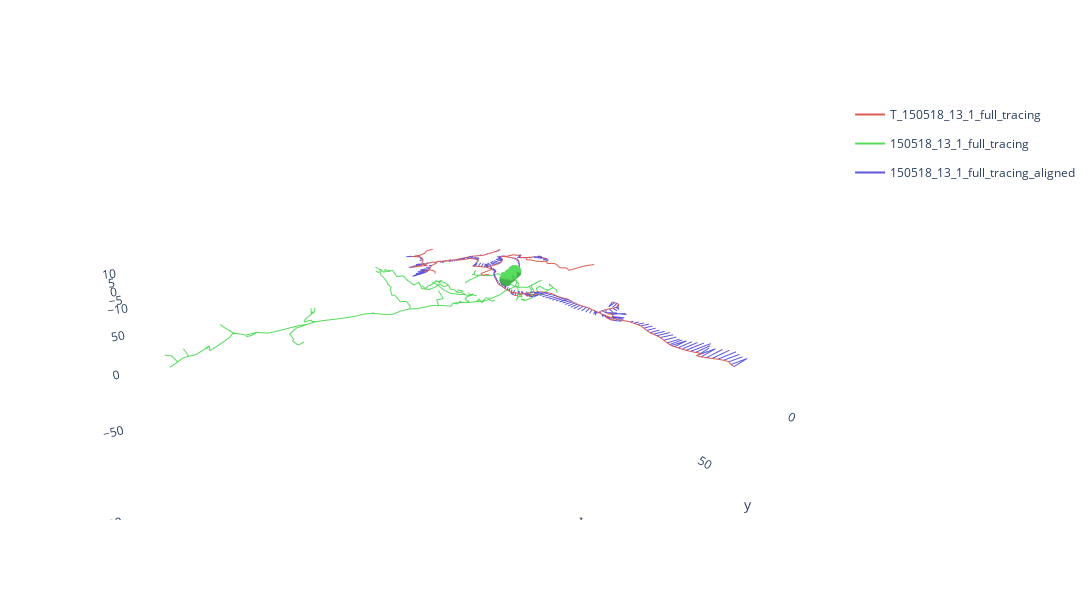

Here is the notebook cell this chart was saved with:
### Code cell
#showing progression 
orig = navis.TreeNeuron('/Users/anca/Desktop/sorted_neurons/T_150518_13_1_full_tracing.swc')
downloaded = navis.TreeNeuron('/Users/anca/Downloads/baier/CNG_version/150518_13_1_full_tracing.CNG.swc')
prepr = navis.TreeNeuron('/Users/anca/Downloads/baier/CNG_version/150518_13_1_full_tracing_preprocessed.CNG.swc')
sort = navis.TreeNeuron('/Users/anca/Downloads/baier/CNG_version/150518_13_1_full_tracing_preprocessed_sorted.CNG.swc')
invp = navis.TreeNeuron('/Users/anca/Downloads/baier/CNG_version/150518_13_1_full_tracing_preprocessed_sorted_invp.CNG.swc')
align = navis.TreeNeuron('/Users/anca/Downloads/baier/CNG_version/150518_13_1_full_tracing_aligned.CNG.swc')

# orig.plot3d()
# sort.plot3d()
# invp.plot3d()


new_nl = navis.NeuronList([orig, downloaded, align])

new_nl.plot3d()

### Figure 1 — Plotly figure (JSON) as saved in the notebook; plotly's stock layout.template omitted (floating-point values rounded to 4 significant figures; data arrays with more than 128 entries replaced by an {"elided": "..."} marker saying what was removed)
{"data": [{"hoverinfo": "none", "legendgroup": "8bdc343d-c8b3-4277-a09e-cfd4570059cf", "line": {"color": "rgb(219,94,86)", "width": 2}, "mode": "lines", "name": "T_150518_13_1_full_tracing", "showlegend": true, "type": "scatter3d", "x": {"elided": "393 float values"}, "y": {"elided": "393 float values"}, "z": {"elided": "393 float values"}}, {"hoverinfo": "none", "legendgroup": "d66eac21-9e02-4db6-baf2-12598bb22aa5", "line": {"color": "rgb(86,219,94)", "width": 2}, "mode": "lines", "name": "150518_13_1_full_tracing", "showlegend": true, "type": "scatter3d", "x": {"elided": "323 float values"}, "y": {"elided": "323 float values"}, "z": {"elided": "323 float values"}}, {"alphahull": 0.5, "color": "rgb(86,219,94)", "hoverinfo": "name", "legendgroup": "d66eac21-9e02-4db6-baf2-12598bb22aa5", "showlegend": false, "type": "mesh3d", "x": [0.9395, -1.841, 1.415, 0.2883, -2.301, 3.329, -2.573, 0.2626, 2.411, -3.953, 3.425, -1.017, -2.019, 4.046, -3.947, 1.756, 1.351, -3.706, 4.071, -2.303, -0.5819, 3.007, 3.652, -3.037, 0.9424, 1.35, -2.571, 2.22, -0.836, -0.3041], "y": [-4.159, -3.873, -3.586, -3.299, -3.012, -2.725, -2.438, -2.151, -1.865, -1.578, -1.291, -1.004, -0.7171, -0.4303, -0.1434, 0.1434, 0.4303, 0.7171, 1.004, 1.291, 1.578, 1.865, 2.151, 2.438, 2.725, 3.012, 3.299, 3.586, 3.873, 4.159], "z": [0.5754, 0.3581, -1.912, 2.747, -2.037, -0.05664, 2.439, -3.717, 3.037, -0.6301, -2.262, 4.058, -3.731, 1.4, 1.708, -3.925, 4.063, -2.065, -0.9678, 3.397, -3.961, 2.448, 0.7381, 1.83, -3.194, 2.761, -1.01, -0.8538, 1.679, -1.059]}, {"alphahull": 0.5, "color": "rgb(86,219,94)", "hoverinfo": "name", "legendgroup": "d66eac21-9e02-4db6-baf2-12598bb22aa5", "showlegend": false, "type": "mesh3d", "x": [1.979, -0.801, 2.455, 1.328, -1.261, 4.369, -1.533, 1.303, 3.451, -2.913, 4.465, 0.0227, -0.9792, 5.086, -2.907, 2.796, 2.391, -2.666, 5.111, -1.263, 0.4581, 4.047, 4.692, -1.997, 1.982, 2.39, -1.531, 3.26, 0.204, 0.7359], "y": [-8.029, -7.743, -7.456, -7.169, -6.882, -6.595, -6.308, -6.021, -5.735, -5.448, -5.161, -4.874, -4.587, -4.3, -4.013, -3.727, -3.44, -3.153, -2.866, -2.579, -2.292, -2.005, -1.719, -1.432, -1.145, -0.8581, -0.5712, -0.2843, 0.002502, 0.2894], "z": [2.115, 1.898, -0.3719, 4.287, -0.4968, 1.483, 3.979, -2.177, 4.577, 0.9099, -0.7216, 5.598, -2.191, 2.94, 3.248, -2.385, 5.603, -0.5245, 0.5722, 4.937, -2.421, 3.988, 2.278, 3.37, -1.654, 4.301, 0.5295, 0.6862, 3.219, 0.4811]}, {"alphahull": 0.5, "color": "rgb(86,219,94)", "hoverinfo": "name", "legendgroup": "d66eac21-9e02-4db6-baf2-12598bb22aa5", "showlegend": false, "type": "mesh3d", "x": [-0.1005, -2.881, 0.3748, -0.7517, -3.341, 2.289, -3.613, -0.7774, 1.371, -4.993, 2.385, -2.057, -3.059, 3.006, -4.987, 0.7162, 0.3106, -4.746, 3.031, -3.343, -1.622, 1.967, 2.612, -4.077, -0.09762, 0.3095, -3.611, 1.18, -1.876, -1.344], "y": [-0.2994, -0.0125, 0.2743, 0.5612, 0.8481, 1.135, 1.422, 1.709, 1.995, 2.282, 2.569, 2.856, 3.143, 3.43, 3.717, 4.003, 4.29, 4.577, 4.864, 5.151, 5.438, 5.725, 6.011, 6.298, 6.585, 6.872, 7.159, 7.446, 7.733, 8.019], "z": [-0.9646, -1.182, -3.452, 1.207, -3.577, -1.597, 0.8989, -5.257, 1.497, -2.17, -3.802, 2.518, -5.271, -0.14, 0.1682, -5.465, 2.523, -3.605, -2.508, 1.857, -5.501, 0.9082, -0.8019, 0.2895, -4.734, 1.221, -2.55, -2.394, 0.1389, -2.599]}, {"hoverinfo": "none", "legendgroup": "bf6573a7-41a4-47d6-a3b3-923a2f63e2b0", "line": {"color": "rgb(94,86,219)", "width": 2}, "mode": "lines", "name": "150518_13_1_full_tracing_aligned", "showlegend": true, "type": "scatter3d", "x": {"elided": "855 float values"}, "y": {"elided": "855 float values"}, "z": {"elided": "855 float values"}}], "layout": {"autosize": false, "height": 600, "scene": {"aspectmode": "data", "aspectratio": {"x": 1, "y": 1, "z": 1}, "camera": {"eye": {"x": -1.743, "y": 1.071, "z": 0.71}, "up": {"x": 0, "y": 0, "z": 1}}, "xaxis": {"backgroundcolor": "rgb(240, 240, 240)", "gridcolor": "rgb(255, 255, 255)", "showbackground": false, "showgrid": false, "showline": false, "zerolinecolor": "rgb(255, 255, 255)"}, "yaxis": {"backgroundcolor": "rgb(240, 240, 240)", "gridcolor": "rgb(255, 255, 255)", "showbackground": false, "showgrid": false, "showline": false, "zerolinecolor": "rgb(255, 255, 255)"}, "zaxis": {"backgroundcolor": "rgb(240, 240, 240)", "gridcolor": "rgb(255, 255, 255)", "showbackground": false, "showgrid": false, "showline": false, "zerolinecolor": "rgb(255, 255, 255)"}}, "width": 1200}}
